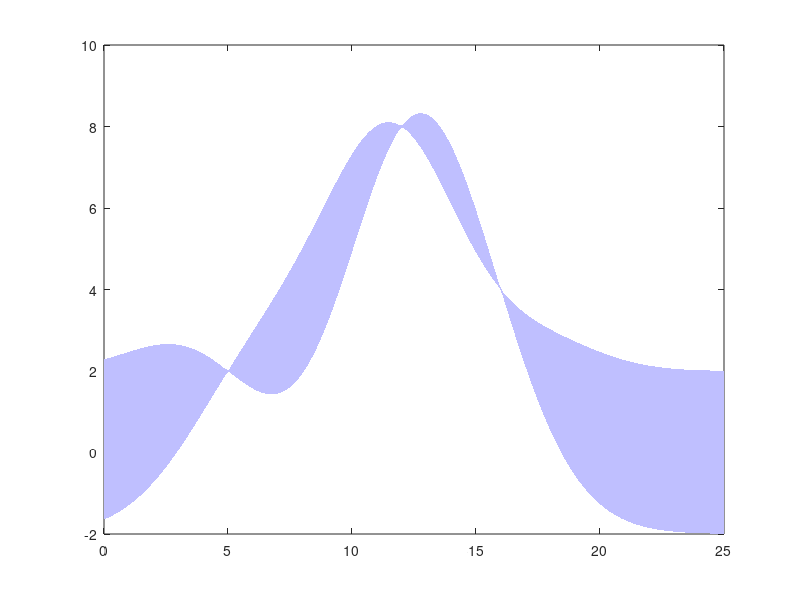

Here is the MATLAB script that generated this plot: (Note: this script raises an error after producing the figure.)
% A simple cartoon of Bayesian Monte Carlo.
%
% This version also shows the posterior over evidence.
%
% David Duvenaud
% February 2012
% ===========================


function bmc_intro



% Plot our function.
N = 200;
xrange = linspace( 0, 25, N )';

% Choose function sample points.
function_sample_points = [ 5 12 16 ];
y = [ 2 8 4]';

prior.mean = 10;
prior.covariance = 100;
prior.plot_scale = 80;

% Model function with a GP.
% =================================

% Define quadrature hypers.
quad_length_scale = 2;
quad_kernel = @(x,y)exp( -0.5 * ( ( x - y ) .^ 2 ) ./ exp(quad_length_scale) );
quad_noise = 1e-6;

% Perform GP inference to get posterior mean function.
K = bsxfun(quad_kernel, function_sample_points', function_sample_points ); % Fill in gram matrix
C = inv( K + quad_noise^2 .* diag(N) ); % Compute inverse covariance
weights = C * y;  % Now compute kernel function weights.
posterior = @(x)(bsxfun(quad_kernel, function_sample_points, x) * weights); % Construct posterior function.
posterior_variance = @(x)(bsxfun(quad_kernel, x, x) - diag((bsxfun(quad_kernel, x, function_sample_points) * C) * bsxfun(quad_kernel, function_sample_points, x)'));


% Plot posterior variance.
clf;
%subplot(2, 2, 1);
edges = [posterior(xrange)+2*sqrt(posterior_variance(xrange)); flipdim(posterior(xrange)-2*sqrt(posterior_variance(xrange)),1)];
hc1 = fill([xrange; flipdim(xrange,1)], edges, [6 6 8]/8, 'EdgeColor', 'none'); hold on;

[h,g] = crosshatch_poly([xrange; flipdim(xrange,1)], [posterior(xrange); zeros(size(xrange))], -45, 1, ...
    'linestyle', '-', 'linecolor', 'k', 'linewidth', 1, 'hold', 1);
fill( [xrange; flipdim(xrange,1)], [posterior(xrange); 10.*ones(size(xrange))], [ 1 1 1], 'EdgeColor', 'none');

edges = [posterior(xrange)+2*sqrt(posterior_variance(xrange)); flipdim(posterior(xrange),1)];
hc1 = fill([xrange; flipdim(xrange,1)], edges, [6 6 8]/8, 'EdgeColor', 'none'); hold on;


h1 = plot( xrange, posterior(xrange), 'b-', 'Linewidth', 1); hold on;
h2 = plot( function_sample_points, y, 'kd', 'Marker', '.', ...
 'MarkerSize', 7.5, 'Linewidth', 1 );
 %'Color', [0.6 0.6 0.6]..

 prior_h = plot( xrange, prior.plot_scale .* mvnpdf(xrange, prior.mean, prior.covariance), 'g--', 'Linewidth', 1); hold on;
 

% Do BMC
covfunc = @covSEiso;
init_hypers.lik = log(quad_noise);
init_hypers.cov = log([quad_length_scale 1 ]);
[expected_Z, Z_variance] = ...
    bmc_integrate(function_sample_points', y, prior, covfunc, init_hypers, false);


zplot_width = 4;

yrange = [ -8 10];
ylim( yrange );
xlim( [xrange(1) - 0.1, xrange(end)]);
%subplot(1, 2, 2);

zplot_left = xrange(end) + 0.1;

yvals = linspace(0, yrange(2), 300);
yplot_scale = 0.95*zplot_width / mvnpdf(0, 0, Z_variance);
post_h = plot( -mvnpdf(yvals', expected_Z, Z_variance).*yplot_scale + zplot_left, yvals, 'r')
line( [zplot_left zplot_left], [0 yrange(2)], 'Color', 'k')


% Add axes, legend, make the plot look nice, and save it.
%xlim( [xrange(1) - 0.04, xrange(end)]);

legend( [h2 h1 hc1 ], ...
    {'samples', 'post. mean', 'post. variance' },...
    'Location', 'SouthWest', 'Fontsize', 8, 'Interpreter','latex');
legend boxoff

%lh=findall(gcf,'tag','legend');
%     lp=get(lh,'position');
%     set(lh,'position',[.1,-1,lp(3:4)]);
set( gca, 'XTick', [] );
set( gca, 'yTick', [] );
set( gca, 'XTickLabel', '' );
set( gca, 'yTickLabel', '' );
xlabel( '$x$' );
ylabel( '$\ell(x)$\qquad' );
set(get(gca,'XLabel'),'Rotation',0,'Interpreter','latex', 'Fontsize', 8);
set(get(gca,'YLabel'),'Rotation',0,'Interpreter','latex', 'Fontsize', 8);
set(gca, 'TickDir', 'out')
set(gca, 'Box', 'off');
set(gcf, 'color', 'white');
set(gca, 'YGrid', 'off');

   %legend(ph(1),'trace one');
ah=axes('position',get(gca,'position'),...
        'YAxisLocation','right',...
        'Color','none',...
        'visible','on');
set( gca, 'XTick', [] );
set( gca, 'yTick', [] );
set( gca, 'XTickLabel', '' );
set( gca, 'yTickLabel', '' );
ylabel( '\quad$Z$' );
set(get(gca,'YLabel'),'Rotation',0,'Interpreter','latex', 'Fontsize', 8);
           
           
        
legend( ah, [g(1), prior_h, post_h], ...
    {'expected area', 'prior density', 'post. over Z \quad'}, 'Location', 'SouthEast', 'Fontsize', 8, 'Interpreter','latex');
legend boxoff

set_fig_units_cm( 10, 6 );
%matlabfrag('~/Dropbox/papers/sbq-paper/figures/bmc_intro2');
end


